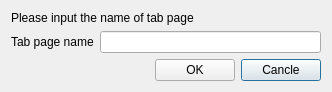
<?xml version="1.0" encoding="UTF-8"?>
<ui version="4.0">
 <class>SAKMainWindowTabPageNameEditDialog</class>
 <widget class="QDialog" name="SAKMainWindowTabPageNameEditDialog">
  <property name="geometry">
   <rect>
    <x>0</x>
    <y>0</y>
    <width>332</width>
    <height>85</height>
   </rect>
  </property>
  <property name="windowTitle">
   <string>Tab page name</string>
  </property>
  <layout class="QGridLayout" name="gridLayout">
   <item row="1" column="0">
    <widget class="QLabel" name="label_2">
     <property name="text">
      <string>Tab page name</string>
     </property>
    </widget>
   </item>
   <item row="2" column="5">
    <widget class="QPushButton" name="canclePushButton">
     <property name="text">
      <string>Cancle</string>
     </property>
    </widget>
   </item>
   <item row="2" column="4">
    <widget class="QPushButton" name="okPushButton">
     <property name="text">
      <string>OK</string>
     </property>
    </widget>
   </item>
   <item row="1" column="1" colspan="5">
    <widget class="QLineEdit" name="tabPageNameLineEdit"/>
   </item>
   <item row="2" column="3">
    <spacer name="horizontalSpacer">
     <property name="orientation">
      <enum>Qt::Horizontal</enum>
     </property>
     <property name="sizeHint" stdset="0">
      <size>
       <width>40</width>
       <height>20</height>
      </size>
     </property>
    </spacer>
   </item>
   <item row="0" column="0" colspan="6">
    <widget class="QLabel" name="label">
     <property name="text">
      <string>Please input the name of tab page</string>
     </property>
    </widget>
   </item>
  </layout>
 </widget>
 <resources/>
 <connections>
  <connection>
   <sender>okPushButton</sender>
   <signal>clicked()</signal>
   <receiver>SAKMainWindowTabPageNameEditDialog</receiver>
   <slot>accept()</slot>
   <hints>
    <hint type="sourcelabel">
     <x>188</x>
     <y>59</y>
    </hint>
    <hint type="destinationlabel">
     <x>13</x>
     <y>58</y>
    </hint>
   </hints>
  </connection>
  <connection>
   <sender>canclePushButton</sender>
   <signal>clicked()</signal>
   <receiver>SAKMainWindowTabPageNameEditDialog</receiver>
   <slot>reject()</slot>
   <hints>
    <hint type="sourcelabel">
     <x>273</x>
     <y>65</y>
    </hint>
    <hint type="destinationlabel">
     <x>57</x>
     <y>65</y>
    </hint>
   </hints>
  </connection>
 </connections>
</ui>
